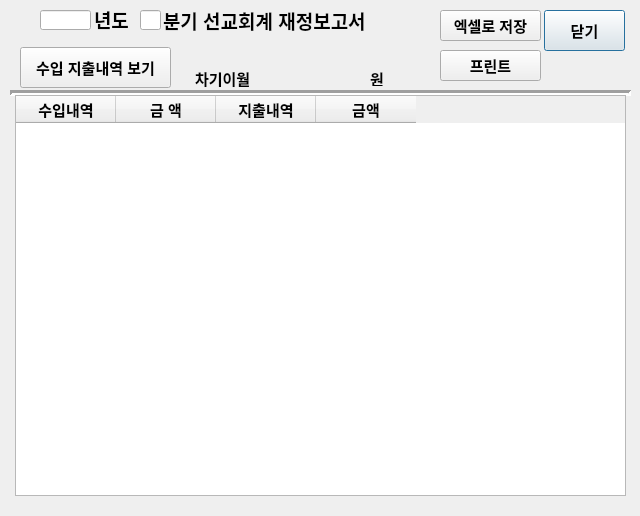
<?xml version="1.0" encoding="UTF-8"?>
<ui version="4.0">
 <class>Dialog</class>
 <widget class="QDialog" name="Dialog">
  <property name="geometry">
   <rect>
    <x>0</x>
    <y>0</y>
    <width>640</width>
    <height>516</height>
   </rect>
  </property>
  <property name="windowTitle">
   <string>Dialog</string>
  </property>
  <widget class="QPushButton" name="Q_close_Button">
   <property name="geometry">
    <rect>
     <x>544</x>
     <y>10</y>
     <width>81</width>
     <height>41</height>
    </rect>
   </property>
   <property name="font">
    <font>
     <pointsize>11</pointsize>
     <bold>true</bold>
    </font>
   </property>
   <property name="text">
    <string>닫기</string>
   </property>
  </widget>
  <widget class="Line" name="line">
   <property name="geometry">
    <rect>
     <x>10</x>
     <y>85</y>
     <width>621</width>
     <height>16</height>
    </rect>
   </property>
   <property name="lineWidth">
    <number>3</number>
   </property>
   <property name="orientation">
    <enum>Qt::Horizontal</enum>
   </property>
  </widget>
  <widget class="QLabel" name="year_label">
   <property name="geometry">
    <rect>
     <x>94</x>
     <y>9</y>
     <width>41</width>
     <height>21</height>
    </rect>
   </property>
   <property name="font">
    <font>
     <pointsize>14</pointsize>
     <bold>true</bold>
    </font>
   </property>
   <property name="text">
    <string>년도</string>
   </property>
  </widget>
  <widget class="QLabel" name="Mission_title_label">
   <property name="geometry">
    <rect>
     <x>163</x>
     <y>10</y>
     <width>241</width>
     <height>21</height>
    </rect>
   </property>
   <property name="font">
    <font>
     <pointsize>14</pointsize>
     <bold>true</bold>
    </font>
   </property>
   <property name="text">
    <string>분기 선교회계 재정보고서</string>
   </property>
  </widget>
  <widget class="QLineEdit" name="Quarter_widget">
   <property name="geometry">
    <rect>
     <x>140</x>
     <y>10</y>
     <width>21</width>
     <height>20</height>
    </rect>
   </property>
   <property name="font">
    <font>
     <pointsize>14</pointsize>
     <bold>true</bold>
    </font>
   </property>
   <property name="text">
    <string/>
   </property>
  </widget>
  <widget class="QLineEdit" name="bogo_year_widget">
   <property name="geometry">
    <rect>
     <x>40</x>
     <y>10</y>
     <width>51</width>
     <height>20</height>
    </rect>
   </property>
   <property name="font">
    <font>
     <pointsize>14</pointsize>
     <bold>true</bold>
    </font>
   </property>
   <property name="text">
    <string/>
   </property>
  </widget>
  <widget class="QPushButton" name="Q_excel_save_Button">
   <property name="geometry">
    <rect>
     <x>440</x>
     <y>10</y>
     <width>101</width>
     <height>31</height>
    </rect>
   </property>
   <property name="font">
    <font>
     <pointsize>11</pointsize>
     <bold>true</bold>
    </font>
   </property>
   <property name="text">
    <string>엑셀로 저장</string>
   </property>
  </widget>
  <widget class="QPushButton" name="Q_view_Button">
   <property name="geometry">
    <rect>
     <x>20</x>
     <y>47</y>
     <width>151</width>
     <height>41</height>
    </rect>
   </property>
   <property name="font">
    <font>
     <pointsize>11</pointsize>
     <bold>true</bold>
    </font>
   </property>
   <property name="text">
    <string>수입 지출내역 보기</string>
   </property>
  </widget>
  <widget class="QTableWidget" name="mission_tableWidget">
   <property name="geometry">
    <rect>
     <x>15</x>
     <y>95</y>
     <width>611</width>
     <height>401</height>
    </rect>
   </property>
   <property name="font">
    <font>
     <pointsize>11</pointsize>
     <bold>true</bold>
    </font>
   </property>
   <property name="focusPolicy">
    <enum>Qt::NoFocus</enum>
   </property>
   <column>
    <property name="text">
     <string>수입내역</string>
    </property>
   </column>
   <column>
    <property name="text">
     <string>금 액</string>
    </property>
   </column>
   <column>
    <property name="text">
     <string>지출내역</string>
    </property>
   </column>
   <column>
    <property name="text">
     <string>금액</string>
    </property>
   </column>
  </widget>
  <widget class="QLabel" name="label">
   <property name="geometry">
    <rect>
     <x>195</x>
     <y>68</y>
     <width>71</width>
     <height>20</height>
    </rect>
   </property>
   <property name="font">
    <font>
     <pointsize>11</pointsize>
     <bold>true</bold>
    </font>
   </property>
   <property name="text">
    <string>차기이월</string>
   </property>
  </widget>
  <widget class="QLabel" name="next_amount_label">
   <property name="geometry">
    <rect>
     <x>274</x>
     <y>67</y>
     <width>91</width>
     <height>20</height>
    </rect>
   </property>
   <property name="font">
    <font>
     <pointsize>11</pointsize>
     <bold>true</bold>
    </font>
   </property>
   <property name="text">
    <string/>
   </property>
  </widget>
  <widget class="QLabel" name="label_5">
   <property name="geometry">
    <rect>
     <x>370</x>
     <y>70</y>
     <width>21</width>
     <height>16</height>
    </rect>
   </property>
   <property name="font">
    <font>
     <pointsize>11</pointsize>
     <bold>true</bold>
    </font>
   </property>
   <property name="text">
    <string>원</string>
   </property>
  </widget>
  <widget class="QPushButton" name="Q_excel_save_Button_2">
   <property name="geometry">
    <rect>
     <x>440</x>
     <y>50</y>
     <width>101</width>
     <height>31</height>
    </rect>
   </property>
   <property name="font">
    <font>
     <pointsize>11</pointsize>
     <bold>true</bold>
    </font>
   </property>
   <property name="text">
    <string>프린트</string>
   </property>
  </widget>
 </widget>
 <tabstops>
  <tabstop>bogo_year_widget</tabstop>
  <tabstop>Quarter_widget</tabstop>
  <tabstop>Q_view_Button</tabstop>
  <tabstop>Q_excel_save_Button</tabstop>
  <tabstop>Q_close_Button</tabstop>
 </tabstops>
 <resources/>
 <connections>
  <connection>
   <sender>Q_close_Button</sender>
   <signal>clicked()</signal>
   <receiver>Dialog</receiver>
   <slot>Quarterly_mission_close()</slot>
   <hints>
    <hint type="sourcelabel">
     <x>596</x>
     <y>16</y>
    </hint>
    <hint type="destinationlabel">
     <x>630</x>
     <y>21</y>
    </hint>
   </hints>
  </connection>
  <connection>
   <sender>Q_view_Button</sender>
   <signal>clicked()</signal>
   <receiver>Dialog</receiver>
   <slot>Quarterly_mission_view()</slot>
   <hints>
    <hint type="sourcelabel">
     <x>123</x>
     <y>49</y>
    </hint>
    <hint type="destinationlabel">
     <x>186</x>
     <y>42</y>
    </hint>
   </hints>
  </connection>
  <connection>
   <sender>Q_excel_save_Button</sender>
   <signal>clicked()</signal>
   <receiver>Dialog</receiver>
   <slot>Quarterly_mission_excel_save()</slot>
   <hints>
    <hint type="sourcelabel">
     <x>444</x>
     <y>19</y>
    </hint>
    <hint type="destinationlabel">
     <x>416</x>
     <y>23</y>
    </hint>
   </hints>
  </connection>
  <connection>
   <sender>Q_excel_save_Button_2</sender>
   <signal>clicked()</signal>
   <receiver>Dialog</receiver>
   <slot>print_button_click()</slot>
   <hints>
    <hint type="sourcelabel">
     <x>515</x>
     <y>63</y>
    </hint>
    <hint type="destinationlabel">
     <x>558</x>
     <y>66</y>
    </hint>
   </hints>
  </connection>
 </connections>
 <slots>
  <slot>Quarterly_mission_excel_save()</slot>
  <slot>Quarterly_mission_close()</slot>
  <slot>Quarterly_mission_view()</slot>
  <slot>print_button_click()</slot>
 </slots>
</ui>
